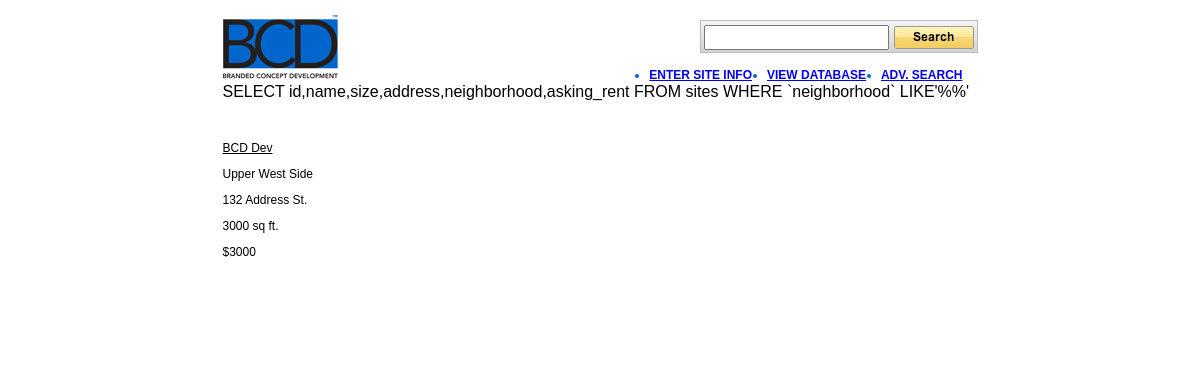
Screenshot of /advanced-results.php with the database file from the repository.
### tables this page shows
CREATE TABLE `sites` (
  `id` int(11) NOT NULL AUTO_INCREMENT,
  `name` varchar(255) NOT NULL,
  `address` text,
  `cross_street` text,
  `neighborhood` varchar(255) DEFAULT NULL,
  `size` int(11) DEFAULT NULL,
  `frontage` int(11) DEFAULT NULL,
  `asking_rent` int(11) DEFAULT NULL,
  `asking_key` int(11) DEFAULT NULL,
  `contact_name` varchar(255) DEFAULT NULL,
  `contact_number` varchar(255) DEFAULT NULL,
  `contact_company` varchar(255) DEFAULT NULL,
  `previous_use` text,
  `venting` tinyint(4) DEFAULT NULL,
  `venting_type` text,
  `additional_info` text,
  `delivery_date` text,
  `clients` text,
  `bcd_broker` varchar(255) DEFAULT NULL,
  `bcd_broker_date` date DEFAULT NULL,
  PRIMARY KEY (`id`)
);

### libs/adodb/adodb.inc.php (called while the page is built, shortened)
<?php
 if (!defined('_ADODB_LAYER')) {
	function ADODB_Setup()
	{
		$ADODB_FETCH_MODE = ADODB_FETCH_DEFAULT;
	}
	class ADOConnection {
	var $database = '';
	var $host = '';
	var $user = '';
	var $debug = false;
	var $true = '1';
	var $false = '0';
	var $fetchMode=false;
	var $bulkBind = false;
	var $_queryID = false;
	var $_bindInputArray = false;
	function Connect($argHostname = "", $argUsername = "", $argPassword = "", $argDatabaseName = "", $forceNew = false)
	{
		if ($argHostname != "") $this->host = $argHostname;
		if ($argUsername != "") $this->user = $argUsername;
		if ($argDatabaseName != "") $this->database = $argDatabaseName;
		if ($forceNew) {
			if ($rez=$this->_nconnect($this->host, $this->user, $argPassword, $this->database)) return true;
		} else {
			 if ($rez=$this->_connect($this->host, $this->user, $argPassword, $this->database)) return true;
		}
		return $ret;
	}
	function Execute($sql,$inputarr=false)
	{
		if ($inputarr) {
			if (!is_array($inputarr)) $inputarr = array($inputarr);
			$element0 = reset($inputarr);
			$array_2d = $this->bulkBind && is_array($element0) && !is_object(reset($element0));
			unset($element0);
			if (!is_array($sql) && !$this->_bindInputArray) {
				$sqlarr = explode('?',$sql);
				$nparams = sizeof($sqlarr)-1;
				if (!$array_2d) $inputarr = array($inputarr);
				foreach($inputarr as $arr) {
					$sql = ''; $i = 0;
					while(list(, $v) = each($arr)) {
						$sql .= $sqlarr[$i];
						$typ = gettype($v);
						if ($typ == 'string')
							$sql .= $this->qstr($v);
						else if ($typ == 'double')
							$sql .= str_replace(',','.',$v);
						else if ($typ == 'boolean')
							$sql .= $v ? $this->true : $this->false;
						else if ($typ == 'object') {
							if (method_exists($v, '__toString')) $sql .= $this->qstr($v->__toString());
							else $sql .= $this->qstr((string) $v);
						} else if ($v === null)
							$sql .= 'NULL';
						else
							$sql .= $v;
						$i += 1;
						if ($i == $nparams) break;
					}
					if (isset($sqlarr[$i])) {
						$sql .= $sqlarr[$i];
						if ($i+1 != sizeof($sqlarr)) $this->outp_throw( "Input Array does not match ?: ".htmlspecialchars($sql),'Execute');
					} else if ($i != sizeof($sqlarr))
						$this->outp_throw( "Input array does not match ?: ".htmlspecialchars($sql),'Execute');
					$ret = $this->_Execute($sql);
					if (!$ret) return $ret;
				}
			} else {
				if ($array_2d) {
					if (is_string($sql))
						$stmt = $this->Prepare($sql);
					else
						$stmt = $sql;
					foreach($inputarr as $arr) {
						$ret = $this->_Execute($stmt,$arr);
						if (!$ret) return $ret;
					}
				} else {
					$ret = $this->_Execute($sql,$inputarr);
				}
			}
		} else {
			$ret = $this->_Execute($sql,false);
		}
		return $ret;
	}
	function _Execute($sql,$inputarr=false)
	{
		if ($this->debug) {
			global $ADODB_INCLUDED_LIB;
			if (empty($ADODB_INCLUDED_LIB)) include(ADODB_DIR.'/adodb-lib.inc.php');
			$this->_queryID = _adodb_debug_execute($this, $sql,$inputarr);
		} else {
			$this->_queryID = @$this->_query($sql,$inputarr);
		}
		$rs = new $rsclass($this->_queryID,$this->fetchMode);
		$rs->connection = $this;
		$rs->Init();
		if (is_array($sql)) $rs->sql = $sql[0];
		else $rs->sql = $sql;
		return $rs;
	}
}
	class ADORecordSet implements IteratorAggregate {
	var $_numOfRows = -1;
	var $_numOfFields = -1;
	var $_currentRow = -1;
	function ADORecordSet($queryID)
	{
		$this->_queryID = $queryID;
	}
	function Init()
	{
		if ($this->_numOfRows != 0 && $this->_numOfFields && $this->_currentRow == -1) {
			$this->_currentRow = 0;
			if ($this->EOF = ($this->_fetch() === false)) {
				$this->_numOfRows = 0;
			}
		} else {
			$this->EOF = true;
		}
	}
}
	function ADOLoadCode($dbType)
	{
		$db = strtolower($dbType);
		switch ($db) {
			default:
				$class = $db; break;
		}
		$file = ADODB_DIR."/drivers/adodb-".$db.".inc.php";
		if (class_exists("ADODB_" . $class)) return $class;
		return false;
	}
	function NewADOConnection($db='')
	{
		$tmp = ADONewConnection($db);
		return $tmp;
	}
	function ADONewConnection($db='')
	{
	GLOBAL $ADODB_NEWCONNECTION, $ADODB_LASTDB;
		$errorfn = (defined('ADODB_ERROR_HANDLER')) ? ADODB_ERROR_HANDLER : false;
		if (($at = strpos($db,'://')) !== FALSE) {
			$origdsn = $db;
			$fakedsn = 'fake'.substr($origdsn,$at);
			if (($at2 = strpos($origdsn,'@/')) !== FALSE) {
				$fakedsn = str_replace('@/','@adodb-fakehost/',$fakedsn);
			}
			 if ((strpos($origdsn, 'sqlite')) !== FALSE) {
                list($scheme, $path) = explode('://', $origdsn);
                $dsna['scheme'] = $scheme;
				if ($qmark = strpos($path,'?')) {
					$dsn['query'] = substr($path,$qmark+1);
					$path = substr($path,0,$qmark);
				}
            	$dsna['path'] = '/' . urlencode($path);
			} else
				$dsna = @parse_url($fakedsn);
			$dsna['scheme'] = substr($origdsn,0,$at);
			$db = @$dsna['scheme'];
			$dsna['host'] = isset($dsna['host']) ? rawurldecode($dsna['host']) : '';
			$dsna['user'] = isset($dsna['user']) ? rawurldecode($dsna['user']) : '';
			$dsna['pass'] = isset($dsna['pass']) ? rawurldecode($dsna['pass']) : '';
			$dsna['path'] = isset($dsna['path']) ? rawurldecode(substr($dsna['path'],1)) : '';
			if (isset($dsna['query'])) {
				$opt1 = explode('&',$dsna['query']);
				foreach($opt1 as $k => $v) {
					$arr = explode('=',$v);
					$opt[$arr[0]] = isset($arr[1]) ? rawurldecode($arr[1]) : 1;
				}
			} else $opt = array();
		}
		if(empty($obj)) {
			if (!isset($ADODB_LASTDB)) $ADODB_LASTDB = '';
			if ($db != $ADODB_LASTDB) $db = ADOLoadCode($db);
			$cls = 'ADODB_'.$db;
			$obj = new $cls();
		}
		if ($obj) {
			if (isset($dsna)) {
				if (empty($persist))
					$ok = $obj->Connect($dsna['host'], $dsna['user'], $dsna['pass'], $dsna['path']);
				else if (empty($nconnect))
					$ok = $obj->PConnect($dsna['host'], $dsna['user'], $dsna['pass'], $dsna['path']);
				else
					$ok = $obj->NConnect($dsna['host'], $dsna['user'], $dsna['pass'], $dsna['path']);
			}
		}
		return $obj;
	}
}
?>

### libs/adodb/drivers/adodb-mysql.inc.php (called while the page is built, shortened)
<?php
if (! defined("_ADODB_MYSQL_LAYER")) {
class ADODB_mysql extends ADOConnection {
	var $forceNewConnect = false;
	var $clientFlags = 0;
	function _connect($argHostname, $argUsername, $argPassword, $argDatabasename)
	{
		if (ADODB_PHPVER >= 0x4300)
			$this->_connectionID = mysql_connect($argHostname,$argUsername,$argPassword,
												$this->forceNewConnect,$this->clientFlags);
		else if (ADODB_PHPVER >= 0x4200)
			$this->_connectionID = mysql_connect($argHostname,$argUsername,$argPassword,
												$this->forceNewConnect);
		else
			$this->_connectionID = mysql_connect($argHostname,$argUsername,$argPassword);
		if ($argDatabasename) return $this->SelectDB($argDatabasename);
		return true;
	}
	function SelectDB($dbName)
	{
		if ($this->_connectionID) {
			return @mysql_select_db($dbName,$this->_connectionID);
		}
		else return false;
	}
	function _query($sql,$inputarr=false)
	{
		return mysql_query($sql,$this->_connectionID);
	}
}
class ADORecordSet_mysql extends ADORecordSet{
	function ADORecordSet_mysql($queryID,$mode=false)
	{
		if ($mode === false) {
			global $ADODB_FETCH_MODE;
			$mode = $ADODB_FETCH_MODE;
		}
		switch ($mode)
		{
		case ADODB_FETCH_DEFAULT:
		case ADODB_FETCH_BOTH:
		default:
			$this->fetchMode = MYSQL_BOTH; break;
		}
	}
	function _initrs()
	{
		$this->_numOfRows = @mysql_num_rows($this->_queryID);
		$this->_numOfFields = @mysql_num_fields($this->_queryID);
	}
	function _fetch()
	{
		$this->fields =  @mysql_fetch_array($this->_queryID,$this->fetchMode);
		return is_array($this->fields);
	}
}
}
?>

### advanced-results.php (the view, shortened to what this page needs)
<?php include('include/header.php'); ?>
<?php
	include('libs/adodb/adodb.inc.php');
	$db = NewADOConnection($dsn);
	$neighborhood = $_POST['neighborhood'];
	$query = "SELECT id,name,size,address,neighborhood,asking_rent FROM sites WHERE ";
	$query .= "`neighborhood` LIKE'%$neighborhood%'";
	$result = $db->Execute($query);
	echo $query;
?>
<div id="view-all">
	<?php
	while (!$result->EOF) {
	?>
		<div class="item-wrap cf">
			<a href="<?php echo 'view.php?id='.$result->fields[0]; ?>"><?php echo $result->fields[1]; ?></a>
			<p><?php echo $result->fields[4]; ?></p>
			<p><?php echo $result->fields[3]; ?></p>
			<p><?php echo $result->fields[2]; ?> sq ft.</p>
			<p>$<?php echo $result->fields[5]; ?></p>
		</div>
	<?php
		$result->MoveNext();
	}
	?>
</div>
<?php include('include/footer.php'); ?>

### static/css/global.css (style rules this page uses)
body { font-family: Helvetica, Arial, sans-serif; }
.clearfix::after, .cf::after { visibility: hidden; display: block; font-size: 0; content: " "; clear: both; height: 0; }
#view-all { font-family: Helvetica, Arial, sans-serif; padding-top: 40px; }
#view-all .item-wrap { width: 100%; font-size: 12px; color: #000; margin-bottom: 30px; }
#view-all a { display: block; color: #000; text-decoration: underline; margin-bottom: 10px; }

### rows the page displays
sites: name "BCD Dev", neighborhood "Upper West Side", address "132 Address St.", size "3000", asking_rent "3000"

### other values shown
$query "SELECT id,name,size,address,neighborhood,asking_rent FROM sites WHERE `neighborhood` LIKE'%%'"
